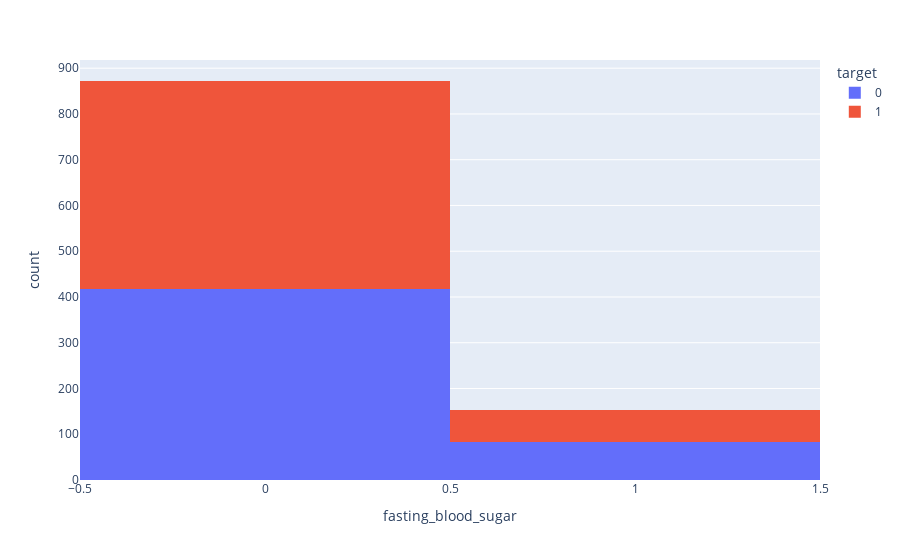

The cell this chart's notebook holds for it:
### Markdown cell above
#  FastingBS vs Heart Disease

### Code cell
px.histogram(heart_data,x='fasting_blood_sugar',color='target')

### Figure 1 — Plotly figure (JSON) as saved in the notebook; plotly's stock layout.template omitted (floating-point values rounded to 4 significant figures; data arrays with more than 128 entries replaced by an {"elided": "..."} marker saying what was removed)
{"data": [{"alignmentgroup": "True", "bingroup": "x", "hovertemplate": "target=0<br>fasting_blood_sugar=%{x}<br>count=%{y}<extra></extra>", "legendgroup": "0", "marker": {"color": "#636efa", "pattern": {"shape": ""}}, "name": "0", "offsetgroup": "0", "orientation": "v", "showlegend": true, "type": "histogram", "x": {"elided": "499 int values"}, "xaxis": "x", "yaxis": "y"}, {"alignmentgroup": "True", "bingroup": "x", "hovertemplate": "target=1<br>fasting_blood_sugar=%{x}<br>count=%{y}<extra></extra>", "legendgroup": "1", "marker": {"color": "#EF553B", "pattern": {"shape": ""}}, "name": "1", "offsetgroup": "1", "orientation": "v", "showlegend": true, "type": "histogram", "x": {"elided": "526 int values"}, "xaxis": "x", "yaxis": "y"}], "layout": {"autosize": true, "barmode": "relative", "legend": {"title": {"text": "target"}, "tracegroupgap": 0}, "margin": {"t": 60}, "xaxis": {"anchor": "y", "autorange": true, "domain": [0, 1], "range": [-0.5, 1.5], "title": {"text": "fasting_blood_sugar"}, "type": "linear"}, "yaxis": {"anchor": "x", "autorange": true, "domain": [0, 1], "range": [0, 917.9], "title": {"text": "count"}}}}
